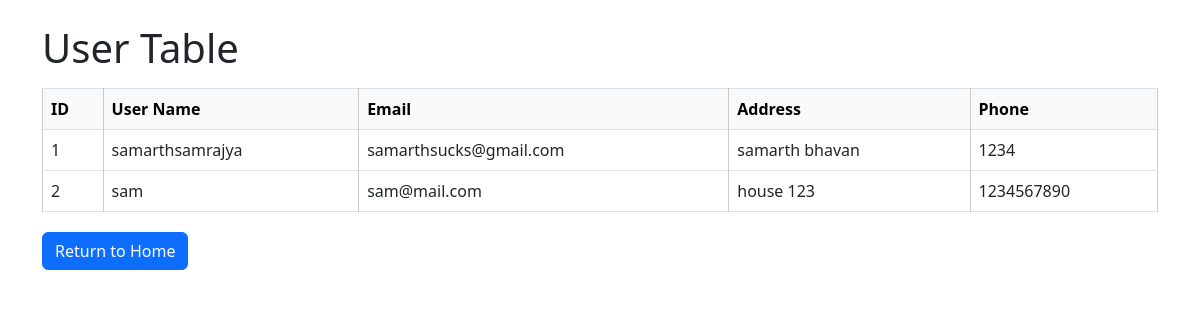
Screenshot of /adminusers (signed in) with the database file from the repository.
### classes_table.py (models this page shows, shortened)
class Customer(Base):
    __tablename__ = 'Customer'
    id = Column(Integer, primary_key=True, autoincrement=True)
    user_name = Column('username',String , unique=True, nullable=False)
    email = Column('email',String , nullable=False)
    password = Column('password', String , nullable=False)
    address = Column('address', String , nullable=True)
    phone = Column('phone', String , nullable=True)
    cart = relationship('Cart', backref='customer', lazy=True)

### main.py (the view)
@app.route('/adminusers')
def admin_users():
    if "admin" in session:
        users = classes_table.session.query(Customer).all()
        return render_template('users.html', users=users)
    else:
        return redirect(url_for('admin_login'))

### templates/users.html (shortened to what this page needs)
<!DOCTYPE html>
<html>
<head>
  <link href="https://cdn.jsdelivr.net/npm/bootstrap@5.3.0/dist/css/bootstrap.min.css" rel="stylesheet">
</head>
<body>
  <div class="container">
    <h1 class="mt-4">User Table</h1>
    <table class="table table-bordered mt-3">
      <thead class="table-light">
        <tr>
          <th>ID</th>
          <th>User Name</th>
          <th>Email</th>
          <th>Address</th>
          <th>Phone</th>
        </tr>
      </thead>
      <tbody>
        {% for user in users %}
          <tr>
            <td>{{ user.id }}</td>
            <td>{{ user.user_name }}</td>
            <td>{{ user.email }}</td>
            <td>{{ user.address }}</td>
            <td>{{ user.phone }}</td>
          </tr>
        {% endfor %}
      </tbody>
    </table>
    <div class="return-button">
      <a href="{{ url_for('home_admin') }}" class="btn btn-primary">Return to Home</a>
    </div>
  </div>
</body>
</html>

### templates/users.html (style rules this page uses)
table { width: 100%; border-collapse: collapse; }
th, td { border: 1px solid #ccc; padding: 8px; text-align: left; }
th { background-color: #f2f2f2; }
.return-button { margin-top: 20px; }

### rows the page displays
Customer: id "1", user_name "samarthsamrajya", email "samarthsucks@gmail.com", address "samarth bhavan", phone "1234"
Customer: id "2", user_name "sam", email "sam@mail.com", address "house 123", phone "1234567890"
